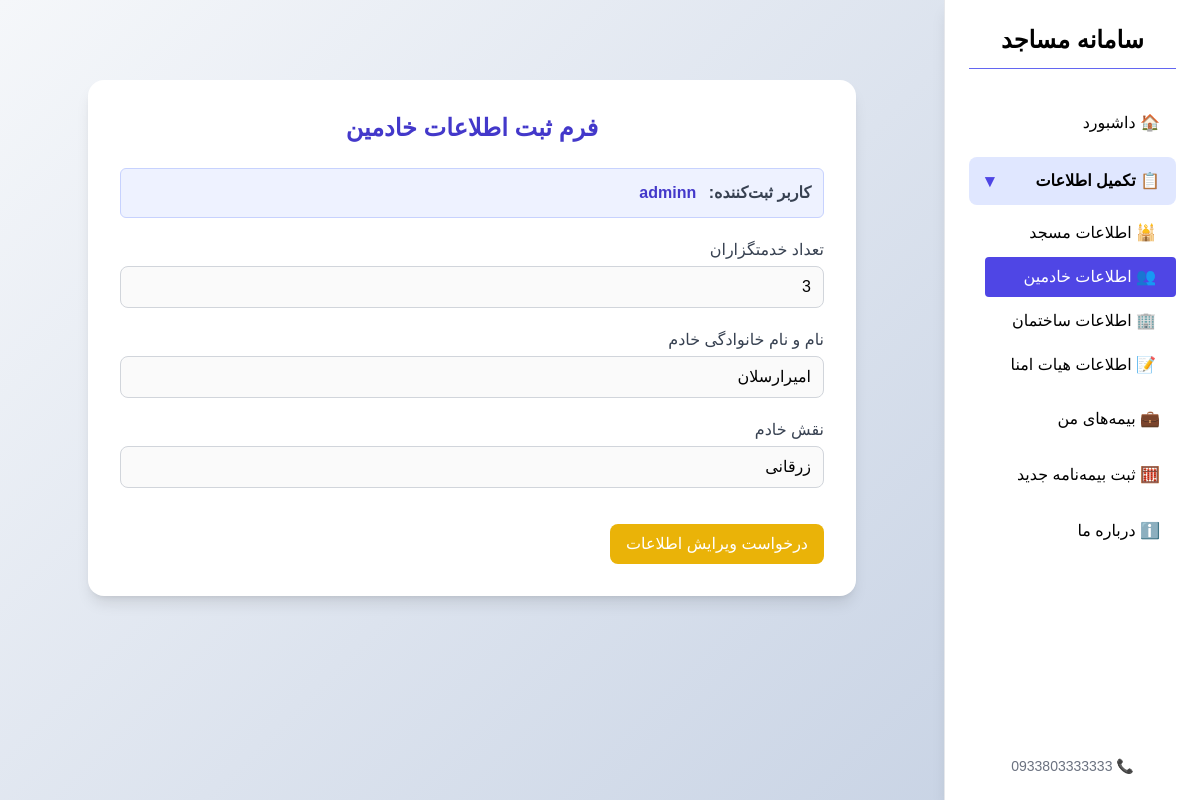
The app's page /account/personform/ (signed in) with its own data.
### forms/models.py (models this page shows, shortened)
class Signup(models.Model):
    username=models.CharField(max_length=20,verbose_name="نام کاربری",unique=True)
    password=models.CharField(max_length=200,verbose_name="رمز عبور")
    email=models.EmailField(verbose_name="ایمیل",unique=True)
    class Meta:
        verbose_name="کاربران"

class PersonInfo(models.Model):
    registration=models.ForeignKey(MainRegistration,on_delete=models.CASCADE,related_name="persons",verbose_name="خادمین")
    servan_number=models.IntegerField(validators= [MinValueValidator(1)],verbose_name='تعداد خادمین')
    fullname_servan=models.CharField(max_length=30,verbose_name="نام و نام خانوادگی")
    person_role=models.CharField(max_length=60,verbose_name="نقش فرد")
    class Meta:
        verbose_name="لیست خادمین"

### forms/views.py (the view)
@custom_login_required
def PersonInfo_view(request):
    signup = get_signup_from_session(request)
    main_reg = MainRegistration.objects.filter(registration=signup).first()
    if not main_reg:
        messages.error(request, "ابتدا فرم اطلاعات اصلی مسجد را تکمیل کنید.")
        return redirect('/account/mainform/')  # مسیر فرم مسجد
    editing = request.GET.get("edit") == "true"
    if request.method == 'POST':
        data = PersonInfo.objects.filter(registration=main_reg).first()
        form = PersonInfo_form(request.POST, instance=data)
        if form.is_valid():
            trustees = form.save(commit=False)
            trustees.registration = main_reg
            trustees.save()
            messages.success(request, "اطلاعات هیات امنا ذخیره شد ✅")
            return redirect('/')
    else:
        data = PersonInfo.objects.filter(registration=main_reg).first()
        form = PersonInfo_form(instance=data)
        if not editing:
            for field in form.fields.values():
                field.widget.attrs['disabled'] = 'disabled'
    return render(request, 'personform.html', {
        'form': form,
        'signup': signup,
        'editing': editing
    })

### forms/forms.py
class PersonInfo_form(StyledModelForm):
    class Meta:
        model=PersonInfo
        fields=['servan_number','fullname_servan','person_role']
        labels={'servan_number':"تعداد خدمتگزاران",
                'fullname_servan':"نام و نام خانوادگی خادم",
                'person_role':"نقش خادم",
                }

### forms/views.py (called while the page is built)
def get_signup_from_session(request): #get username
    user=request.session.get('username')
    if user:
        try:
            signup=Signup.objects.filter(username=user).first()
        except Signup.DoesNotExist:
            messages.warning(request,"کاربری شما یافت نشد، لطفا دوباره وارد شوید")
            return None
    else:
        messages.warning(request,"ابتدا وارد شوید!")
        return None
    return signup

### forms/templates/personform.html (shortened to what this page needs)
{% extends 'base.html' %}
{% load static %}
{% block content %}
<body class="bg-slate-100 min-h-screen flex items-center justify-center">
  <div class="w-full max-w-3xl bg-white rounded-2xl shadow-lg p-8 mx-auto mt-12">
    <h2 class="text-2xl font-bold text-center text-indigo-700 mb-6">فرم ثبت اطلاعات خادمین</h2>
    {% if signup %}
      <div class="bg-indigo-50 p-3 rounded-md text-gray-700 border border-indigo-200 mb-4">
        <strong>کاربر ثبت‌کننده:</strong>
        <span class="text-indigo-700 font-semibold mr-2">{{ signup.username }}</span>
      </div>
    {% endif %}
    <form method="post" class="space-y-5">
{% for field in form %}
  <div>
    <label class="block text-gray-700 mb-1" for="{{ field.id_for_label }}">{{ field.label }}</label>
    {{ field }}
  </div>
{% endfor %}
<div class="pt-4 flex justify-between items-center">
  {% if not editing %}
    <a href="?edit=true" class="bg-yellow-500 text-white py-2 px-4 rounded-lg hover:bg-yellow-600 transition-all">
      درخواست ویرایش اطلاعات
    </a>
  {% endif %}
    </div>
  </form>
</div>
</body>
{% endblock %}

### bimemasajed1/static/css/style.css (style rules this page uses)
body { font-family: 'Vazirmatn', sans-serif; background: linear-gradient(135deg, #f5f7fa 0%, #c3cfe2 100%); min-height: 100vh; }

### records on screen
Signup: username "adminn"
PersonInfo: form "3" "امیرارسلان" "زرقانی"

### other values on screen
{{ field.label }} "تعداد خدمتگزاران" "نام و نام خانوادگی خادم" "نقش خادم"
